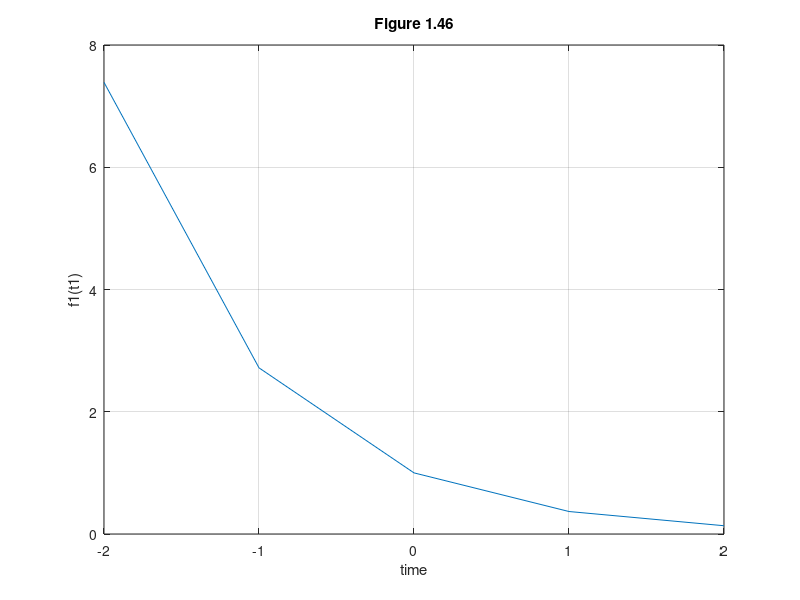
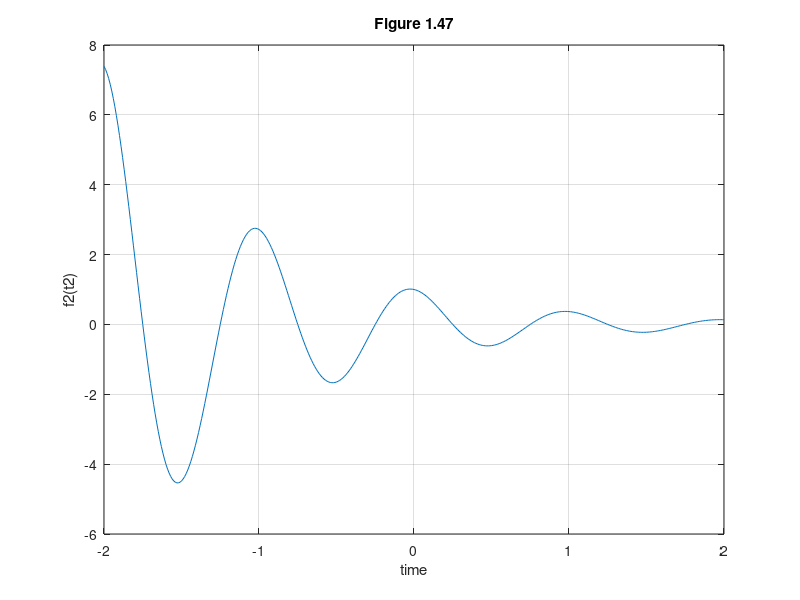
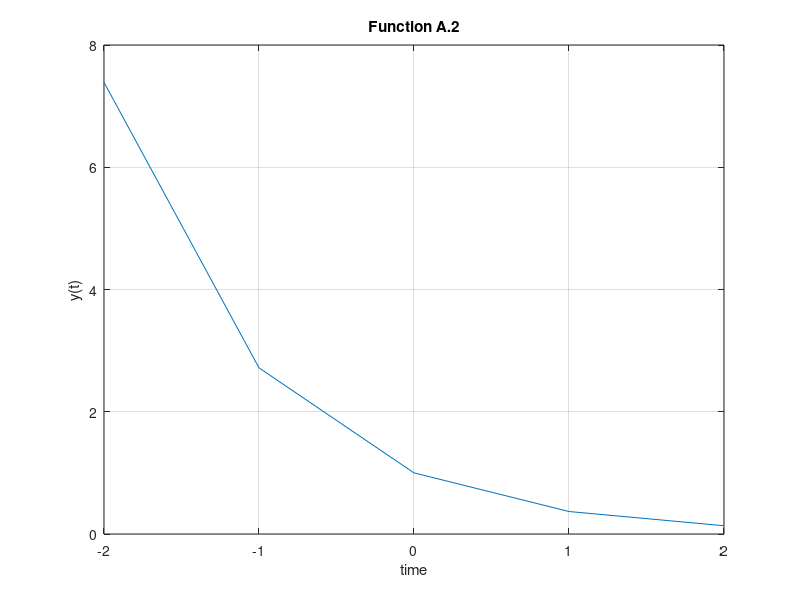
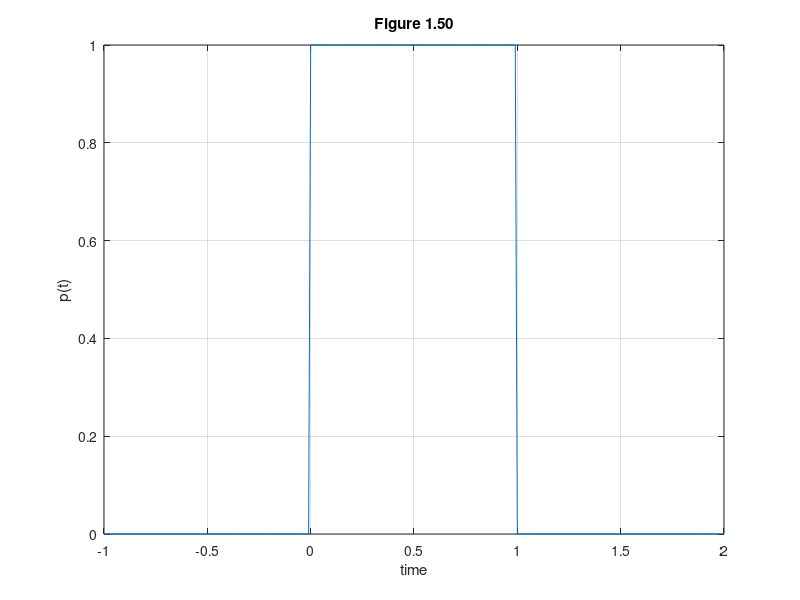

MATLAB code to generate these figures, in order: (Note: this script raises an error after producing the figures.)
clear;
% Name: Hamza Malik, Student number: 501112545, Section: 12
%%
% ELE532_LAB_1: Working with Matlab Functions, Visualization of Signals, and Signals Properties
%
%% Part A: Anonymous functions and plotting continuous functions
%Problem A.1: 

    %Figure 1.46
t1 = (-2:2);
f1= @(t1) exp(-t1).*cos(2*pi*t1);
figure;
plot(t1,f1(t1));
xlabel('time'); ylabel('f1(t1)'); title('Figure 1.46'); grid;
hold off;

    %Figure 1.47
t2 = (-2:0.01:2);
f2= @(t2) exp(-t2).*cos(2*pi*t2);
figure;
plot(t2,f2(t2));
xlabel('time'); ylabel('f2(t2)'); title('Figure 1.47'); grid;
hold off;

%Problem A.2: 
t = (-2:1:2);
y = exp(-t);
figure;
plot(t,y);
xlabel('time'); ylabel('y(t)'); title('Function A.2'); grid;
hold off;

%Problem A.3:

    %The function plotted in problem A.2 is the exact same as the visual 
    %representation of the function of figure 1.46 in problem A.1

%% Part B: Time shifting and time scaling
%Problem B.1
t = (-1:0.01:2);
p = @(t) 1.0.*((t>=0)&(t<1));
figure;
plot(t,p(t));
xlabel('time'); ylabel('p(t)'); title('Figure 1.50'); grid;
hold off;

%Problem B.2
r = @(t) p(t) .* t;
figure;
plot(t,r(t));
xlabel('time'); ylabel('r(t)'); title('r(t) PLOT'); grid;
hold off;

n = @(t) r(t) + r(-t+2);
figure;
plot(t,n(t));
xlabel('time'); ylabel('n(t)'); title('n(t) PLOT'); grid;
hold off;

%Problem B.3
n1 = @(t) t .* 0.5;
n2 = @(t) n1(t + 0.5);
figure;
plot(t, n1(t), t, n2(t));
xlabel('time'); ylabel('n(t)'); title('n1(t) & n2(t)'); grid;
hold on;

%Problem B.4 
n3 = @(t) t + 0.25;
n4 = @(t) n3(t .* 0.5);
figure;
plot(t, n3(t), t, n4(t));
xlabel('time'); ylabel('n(t)'); title('n3(t) & n4(t)'); grid;
hold on;

%Problem B.5
figure;
plot(t, n2(t), t, n4(t));
xlabel('time'); ylabel('n(t)'); title('n2(t) & n4(t)'); grid;
hold on;
    %Graphs n2(t) and n4(t) are the exact same graph, sharing the same
    %slopes and intersects.


%% Part C: Time shifting and time scaling

%Problem C.1
t = (-2:0.01:2);
f = @(t) exp(-2.*t).*cos(4.*pi.*t);
u = @(t) 1.0.*(t>=0);
g = @(t) f(t).*u(t);
figure;
plot(t, g(t), t, f(t));
xlabel('time'); ylabel('g(t)'); title('g(t) & f(t)'); grid;
hold on;

%Problem C.2
T = (-2:0.01:4);
p = @(T) exp(-2).*g(T+1);
figure;
plot(T, p(T));
xlabel('T'); ylabel('p(T)'); title('Graph of p(T)'); grid;
hold off;

% Problem C.3
u = @(t) 1.0.*(t>=0);
t = (1:0.01:4); 
a = [1, 3, 5, 7];
s_alpha = zeros(length(a), length(t));

for alpha = a
    s = @(t) exp(-2).*exp(-alpha.*t).*cos(4*pi*t).*u(t);
    plot(t,s(t));
    hold on;
end
xlabel("t"); ylabel("a(t)"); title("Graph of s_a(t)"); grid;
legend('alpha = 1', 'alpha = 3', 'alpha = 5', 'alpha = 7');
hold off;

%Problem C.4
t = (1:0.01:4); 
alpha_matrix = a; 
t_matrix = t;
% Matrix would be 4 x 399 if transposed properly

%% Part D: Array Indexing

A = [0.5377, -1.3077, -1.3499, -0.2050; 
     1.8339, -0.4336, 3.0349, -0.1241;
     -2.2588 0.3426 0.7254 1.4897;
     0.8622 3.5784, -0.0631 1.4090;
     0.3188 2.7694 0.7147 1.4172;];

%Problem D.1
A(:)
A([2 4 7])
[A>=0.2]
A([A >= 0.2])
A([A>=0.2]) = 0;

% ✅ Fix for Problem D.2: define B if it doesn't exist
if ~exist('B', 'var')
    B = randn(1024, 100);  % Replace with actual data if available
end

Num_rows = size(B,1);
Num_cols = size(B,2);

for i = 1:Num_rows
    for j = 1:Num_cols
        if abs(B(i,j)) < 0.01
            B(i,j) = 0;
        end
    end
end

B([abs(B)>= 0.01]) = 0;

% part Ci
tic
for i = 1:Num_rows
    for j = 1:Num_cols
        if abs(B(i,j)) < 0.01
            B(i,j) = 0;
        end
    end
end
fprintf('\nPART A execution time: ')
toc

% part Cii
tic
B([abs(B)>= 0.01]) = 0;
fprintf('PART B execution time: ')
toc

% Problem D.3
if ~exist('x_audio', 'var')
    x_audio = randn(20000,1);  % Replace with actual audio data if available
end

Num_rows = size(x_audio,1);
Num_cols = size(x_audio,2);
threshold = 0;

for i = 1:Num_rows
    for j = 1:Num_cols
        if abs(x_audio(i,j)) == 0
            threshold = threshold + 1;
        end
    end
end

f = @(x_audio) sum(~x_audio(:));
f(x_audio)
fprintf("For the audio data set, the threshold is: " + threshold);

sound(x_audio,8000);


